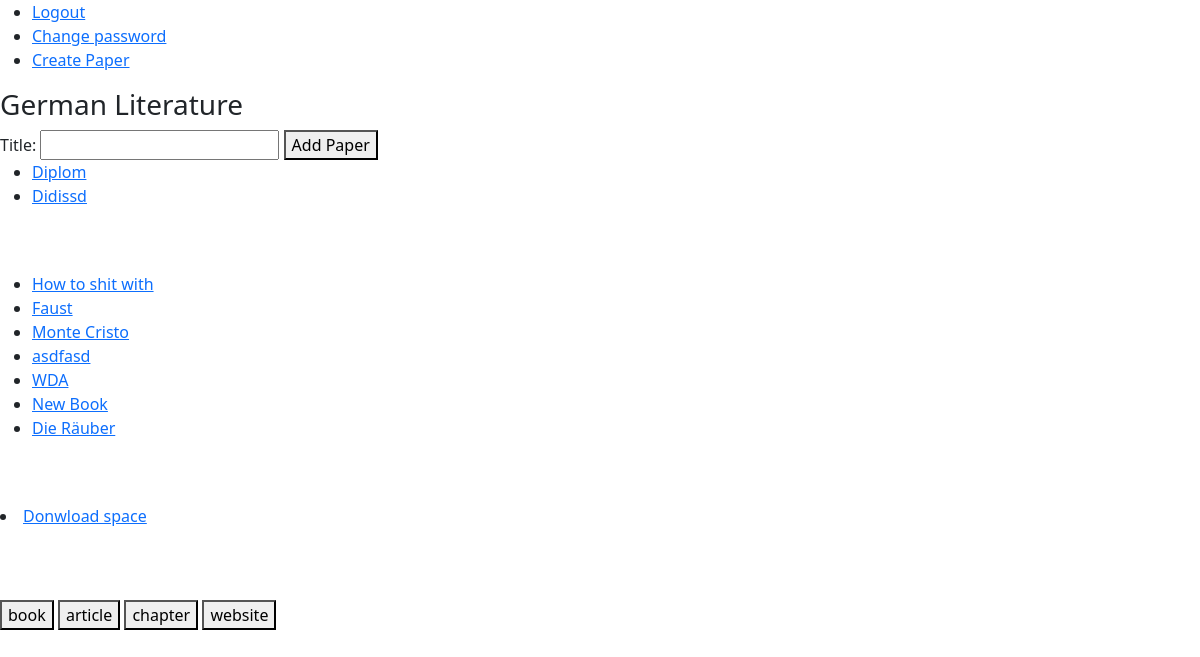
The app's page /work_space/1 (signed in), older data.
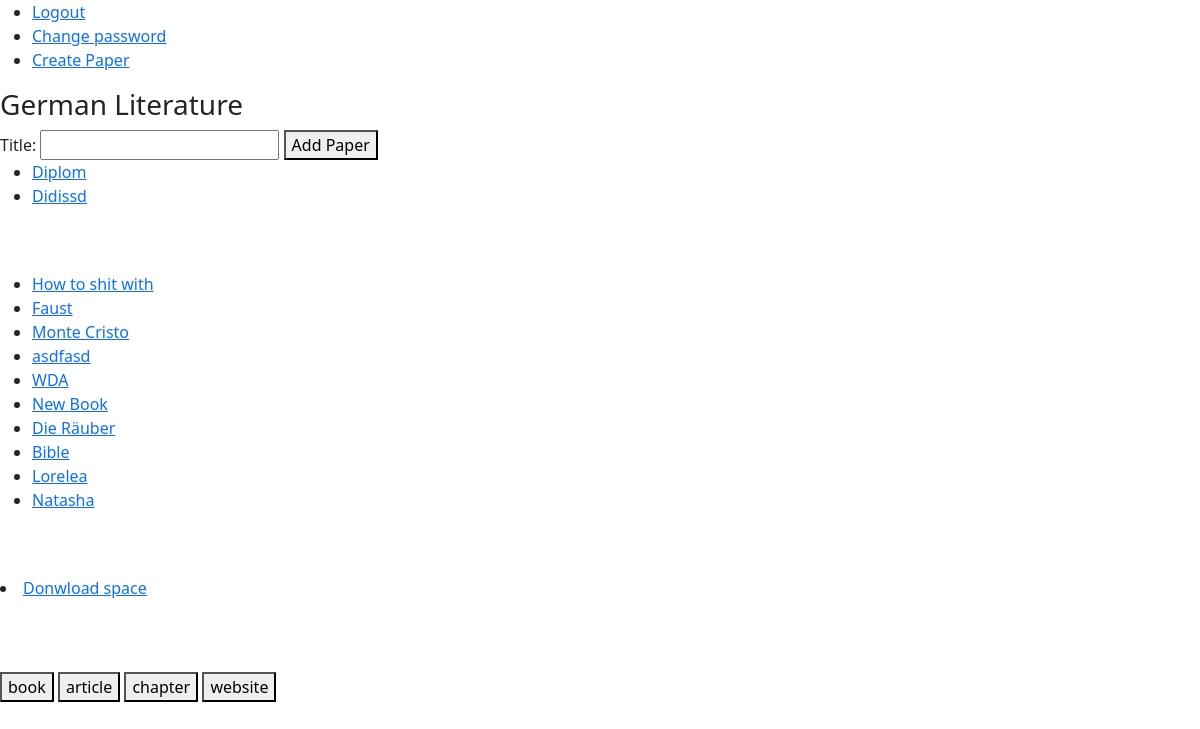
The same page, newer data.
### work_space/models.py (models this page shows, shortened)
class WorkSpace(models.Model):
    owner = models.ForeignKey(User, on_delete=models.CASCADE)
    guests = models.ManyToManyField(User, blank=True, related_name="guests")
    title = models.CharField(max_length=50)
    is_archived = models.BooleanField(default=False)
    def __str__(self):
        return self.title

### paper_work/models.py (models this page shows, shortened)
class Paper(models.Model):
    work_space = models.ForeignKey(WorkSpace, on_delete=models.CASCADE, related_name="papers")
    user = models.ForeignKey(User, on_delete=models.CASCADE)
    title = models.CharField(max_length=50, unique=True)
    is_archived = models.BooleanField(default=False)
    is_finished = models.BooleanField(default=False)
    is_published = models.BooleanField(default=False)
    def __str__(self):
        return self.title

### bookshelf/models.py (models this page shows, shortened)
class Source(models.Model):
    work_space = models.ForeignKey(WorkSpace, on_delete=models.CASCADE, related_name="sources")
    user = models.ForeignKey(User, on_delete=models.CASCADE, related_name="sources")
    title = models.CharField(max_length=100)
    author = models.CharField(max_length=70, blank=True)
    year = models.CharField(max_length=5, blank=True)
    file = models.FileField(upload_to=saving_path, blank=True)
    link = models.CharField(max_length=40, blank=True)
    real_type = models.ForeignKey(ContentType, editable=False, on_delete=models.CASCADE)
    def __str__(self):
        return self.title

### work_space/views.py (the view)
# urls.py: path("", include("work_space.urls")),
@login_required(redirect_field_name=None)
def work_space(request, space_id):
    space = check_work_space(space_id, request.user)
    return render(request, "work_space/work_space.html", {"space": space,
                                                          "papers": space.papers.all(),
                                                          "books": space.sources.all(),
                                                          "form": NewPaperForm(),
                                                          "source_form": NewSourceForm(),
                                                          "book_form": BookForm(),
                                                          "article_form": ArticleForm(),
                                                          "chapter_form": ChapterForm(),
                                                          "website_form": WebsiteForm(),
                                                          })

### paper_work/forms.py (shortened to what this page needs)
class NewPaperForm(forms.Form):
    title = forms.CharField(max_length=50)

### utils/verification.py (called while the page is built)
def check_work_space(space_id, user):
    try:
        space = WorkSpace.objects.get(pk=space_id)
    except ObjectDoesNotExist:
        raise Http404
    else:
        if space.owner != user and user not in space.guests.all():
            raise PermissionDenied
        return space

### work_space/templates/work_space/work_space.html (shortened to what this page needs)
{% extends "layout.html" %}
{% load static %}
{% block body %}
    <h3>{{ space }}</h3>
    <form action="{% url 'paper_work:create_paper' space.pk %}" method="post">
        {{ form }}
        <button id="change_password_button" type="submit">Add Paper</button>
    </form>
    <ul>
        {% for paper in papers %}
        <li>
            <a href="{% url 'paper_work:paper_space' paper.pk %}">{{ paper }}</a>
        </li>
        {% endfor %}
    </ul><br><br>
    <ul>
        {% for book in books %}
        <li>
           <a href="{% url 'bookshelf:source_space' book.pk %}">{{ book }}</a>
        </li>
        {% endfor %}
    </ul><br><br>
    <li>
        <a href="{% url 'work_space:download_space' space.pk %}">Donwload space</a>
    </li><br><br><br>
    <button id="book_button" type="submit">book</button>
    <button id="article_button" type="submit">article</button>
    <button id="chapter_button" type="submit">chapter</button>
    <button id="website_button" type="submit">website</button>
    <br><br><br>
    <br><br><br>
    <br><br><br>
    <br><br><br>
{% endblock %}

### media/templates/layout.html (shortened to what this page needs)
{% load static %}
<!DOCTYPE html>
<html lang="en">
    <head>
        <link href="https://cdn.jsdelivr.net/npm/bootstrap@5.1.3/dist/css/bootstrap.min.css" rel="stylesheet">
        <link href="https://cdnjs.cloudflare.com/ajax/libs/font-awesome/4.7.0/css/font-awesome.min.css" rel="stylesheet">
        <link href="{% static 'styles.css' %}" rel="stylesheet">
    </head>
    <body>
        <ul>
            {% if user.is_authenticated %}
                <li><a href="{% url 'user_management:logout' %}">Logout</a></li>
                <li><a href="{% url 'user_management:change_password' %}">Change password</a></li>
                <li><a href="{% url 'work_space:create_space' %}">Create Paper</a></li>
            {% else %}
                <li><a href="{% url 'user_management:login' %}">Login</a></li>
                <li><a href="{% url 'user_management:register' %}">Register</a></li>
            {% endif %}
        </ul>
        <div>
            {% block body %}{% endblock %}
        </div>
    </body>
</html>

Row changes from the older to the newer data that the page shows:
added Source: title "Bible"
added Source: title "Lorelea"
added Source: title "Natasha"
